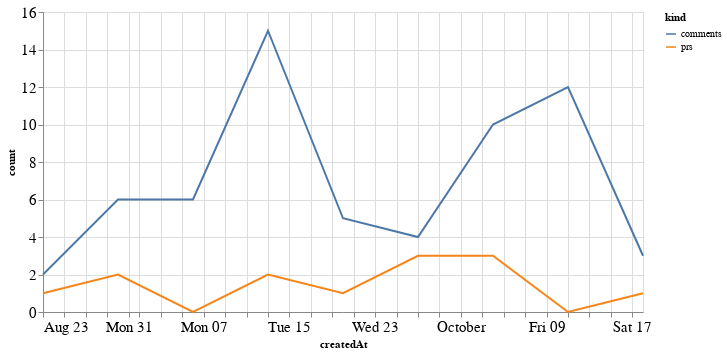

Notebook code cell kept with this figure:
### Code cell
alt.Chart(total_time, width=600).mark_line().encode(
    x='createdAt',
    y='count',
    color='kind'
)

### Figure 1 — Vega-Lite specification as saved in the notebook (floating-point values rounded to 4 significant figures)
{"config": {"axisLeft": {"labelFontSize": 15}, "axisBottom": {"labelFontSize": 15}}, "data": {"name": "data-3399c00e7012d61d199990324907e57a"}, "mark": "line", "encoding": {"color": {"type": "nominal", "field": "kind"}, "x": {"type": "temporal", "field": "createdAt"}, "y": {"type": "quantitative", "field": "count"}}, "width": 600, "$schema": "https://vega.github.io/schema/vega-lite/v4.8.1.json", "datasets": {"data-3399c00e7012d61d199990324907e57a": [{"createdAt": "2020-08-23T00:00:00", "kind": "prs", "count": 1}, {"createdAt": "2020-08-30T00:00:00", "kind": "prs", "count": 2}, {"createdAt": "2020-09-06T00:00:00", "kind": "prs", "count": 0}, {"createdAt": "2020-09-13T00:00:00", "kind": "prs", "count": 2}, {"createdAt": "2020-09-20T00:00:00", "kind": "prs", "count": 1}, {"createdAt": "2020-09-27T00:00:00", "kind": "prs", "count": 3}, {"createdAt": "2020-10-04T00:00:00", "kind": "prs", "count": 3}, {"createdAt": "2020-10-11T00:00:00", "kind": "prs", "count": 0}, {"createdAt": "2020-10-18T00:00:00", "kind": "prs", "count": 1}, {"createdAt": "2020-08-23T00:00:00", "kind": "comments", "count": 2}, {"createdAt": "2020-08-30T00:00:00", "kind": "comments", "count": 6}, {"createdAt": "2020-09-06T00:00:00", "kind": "comments", "count": 6}, {"createdAt": "2020-09-13T00:00:00", "kind": "comments", "count": 15}, {"createdAt": "2020-09-20T00:00:00", "kind": "comments", "count": 5}, {"createdAt": "2020-09-27T00:00:00", "kind": "comments", "count": 4}, {"createdAt": "2020-10-04T00:00:00", "kind": "comments", "count": 10}, {"createdAt": "2020-10-11T00:00:00", "kind": "comments", "count": 12}, {"createdAt": "2020-10-18T00:00:00", "kind": "comments", "count": 3}]}}
